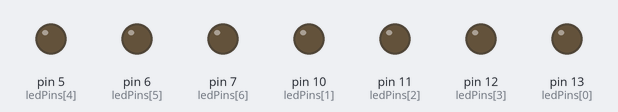
Recording of a sketch running on a simulated Arduino Uno, built with avr-gcc and run on an emulated ATmega328P. Parts: output pins drawn as LEDs (lit = HIGH).

Above: at 0.2 s.
At 1.7 s:
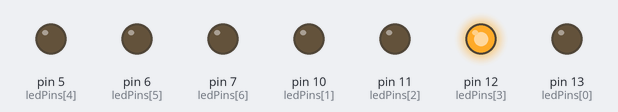
At 2.7 s:
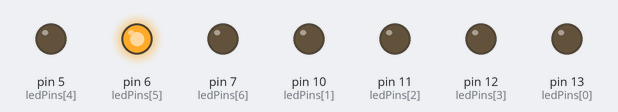
At 3.7 s:
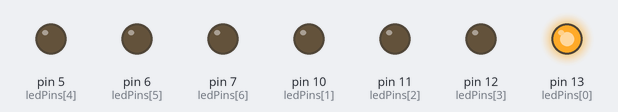
At 5.7 s:
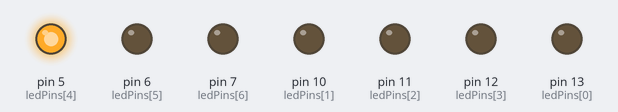
At 7.7 s:
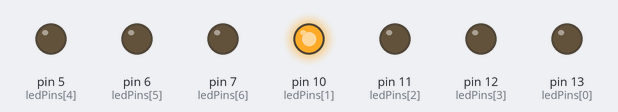
Timing chart, 0 to 8.1 s (numbered marks = the images above):
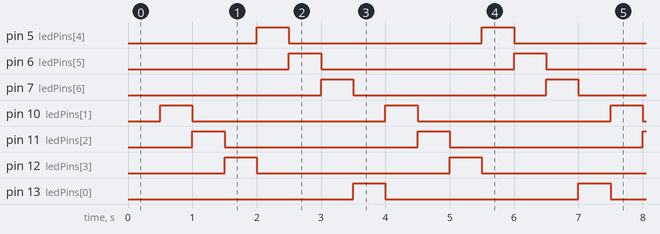

Measured:
- by itself, pin 5 (ledPins[4]), pin 6 (ledPins[5]), pin 7 (ledPins[6]), pin 10 (ledPins[1]), pin 11 (ledPins[2]), pin 12 (ledPins[3]), pin 13 (ledPins[0]): alternates HIGH for 0.50 s and LOW for 3.0 s
- by itself, everything shown: repeats every 3.5 s, in 7 steps

The sketch:

WalkingLight.ino
```cpp
// variables for blink led:
// constants won't change. Used here to set a pin number:
const int ledPins [] = {13, 10, 11, 12, 5, 6, 7};
const int nr_leds = (sizeof(ledPins)/sizeof(int));
int ledIndex = 0;


// Generally, you should use "unsigned long" for variables that hold time for 272 years
// The value will quickly become too large for an int to store
unsigned long previousMillis = 0;  // will store last time LED was updated
unsigned long currentMillis = 0;

// constants won't change:
const unsigned long interval = 500;  // interval at which to blink (milliseconds)

void setup_blink(){
  // set the digital pin as output:
  for (int i=0; i<nr_leds; i+=1){
      pinMode(ledPins[i], OUTPUT);
  }
}

void blink(){
  // from example code blink without delay
  currentMillis = millis();
  if (currentMillis - previousMillis >= interval) {

    previousMillis = currentMillis;

    digitalWrite(ledPins[ledIndex], LOW);
    ledIndex += 1;
    ledIndex =ledIndex % nr_leds;
    digitalWrite(ledPins[ledIndex], HIGH);

  }
}


void setup() {
  setup_blink();
}


void loop() {
  // here is where you'd put code that needs to be running all the time.
  blink();

}
```
